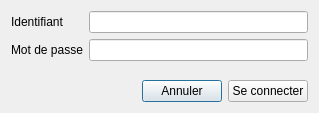
<?xml version="1.0" encoding="UTF-8"?>
<ui version="4.0">
 <class>LoginDialog</class>
 <widget class="QDialog" name="LoginDialog">
  <property name="geometry">
   <rect>
    <x>0</x>
    <y>0</y>
    <width>319</width>
    <height>113</height>
   </rect>
  </property>
  <property name="focusPolicy">
   <enum>Qt::StrongFocus</enum>
  </property>
  <property name="windowTitle">
   <string>Connexion</string>
  </property>
  <property name="windowIcon">
   <iconset resource="ressources.qrc">
    <normaloff>:/appIcon</normaloff>:/appIcon</iconset>
  </property>
  <layout class="QVBoxLayout" name="verticalLayout">
   <item>
    <layout class="QFormLayout" name="formLayout">
     <item row="0" column="0">
      <widget class="QLabel" name="loginLabel">
       <property name="text">
        <string>Identifiant</string>
       </property>
      </widget>
     </item>
     <item row="0" column="1">
      <widget class="QLineEdit" name="loginLineEditI"/>
     </item>
     <item row="1" column="0">
      <widget class="QLabel" name="passwordLabel">
       <property name="text">
        <string>Mot de passe</string>
       </property>
      </widget>
     </item>
     <item row="1" column="1">
      <widget class="QLineEdit" name="passwordLineEdit">
       <property name="echoMode">
        <enum>QLineEdit::Password</enum>
       </property>
      </widget>
     </item>
    </layout>
   </item>
   <item>
    <layout class="QHBoxLayout" name="buttonLayout">
     <item>
      <spacer name="horizontalSpacer">
       <property name="orientation">
        <enum>Qt::Horizontal</enum>
       </property>
       <property name="sizeHint" stdset="0">
        <size>
         <width>40</width>
         <height>20</height>
        </size>
       </property>
      </spacer>
     </item>
     <item>
      <widget class="QPushButton" name="cancelButton">
       <property name="focusPolicy">
        <enum>Qt::StrongFocus</enum>
       </property>
       <property name="text">
        <string>Annuler</string>
       </property>
      </widget>
     </item>
     <item>
      <widget class="QPushButton" name="connectButton">
       <property name="text">
        <string>Se connecter</string>
       </property>
      </widget>
     </item>
    </layout>
   </item>
  </layout>
 </widget>
 <tabstops>
  <tabstop>loginLineEditI</tabstop>
  <tabstop>passwordLineEdit</tabstop>
  <tabstop>connectButton</tabstop>
 </tabstops>
 <resources>
  <include location="ressources.qrc"/>
 </resources>
 <connections>
  <connection>
   <sender>connectButton</sender>
   <signal>clicked()</signal>
   <receiver>LoginDialog</receiver>
   <slot>connect()</slot>
   <hints>
    <hint type="sourcelabel">
     <x>264</x>
     <y>88</y>
    </hint>
    <hint type="destinationlabel">
     <x>159</x>
     <y>56</y>
    </hint>
   </hints>
  </connection>
  <connection>
   <sender>cancelButton</sender>
   <signal>clicked()</signal>
   <receiver>LoginDialog</receiver>
   <slot>close()</slot>
   <hints>
    <hint type="sourcelabel">
     <x>175</x>
     <y>88</y>
    </hint>
    <hint type="destinationlabel">
     <x>159</x>
     <y>56</y>
    </hint>
   </hints>
  </connection>
 </connections>
 <slots>
  <slot>connect()</slot>
 </slots>
</ui>
